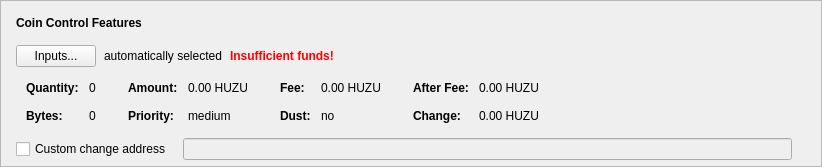
       <widget class="QFrame" name="frameCoinControl">
        <property name="sizePolicy">
         <sizepolicy hsizetype="Expanding" vsizetype="Expanding">
          <horstretch>0</horstretch>
          <verstretch>0</verstretch>
         </sizepolicy>
        </property>
        <property name="maximumSize">
         <size>
          <width>16777215</width>
          <height>16777215</height>
         </size>
        </property>
        <property name="frameShape">
         <enum>QFrame::StyledPanel</enum>
        </property>
        <property name="frameShadow">
         <enum>QFrame::Sunken</enum>
        </property>
        <layout class="QVBoxLayout" name="verticalLayoutCoinControl2">
         <property name="spacing">
          <number>5</number>
         </property>
         <property name="leftMargin">
          <number>5</number>
         </property>
         <property name="topMargin">
          <number>5</number>
         </property>
         <property name="rightMargin">
          <number>5</number>
         </property>
         <property name="bottomMargin">
          <number>5</number>
         </property>
         <item>
          <layout class="QVBoxLayout" name="verticalLayoutCoinControl" stretch="0,0,0,0,1">
           <property name="spacing">
            <number>0</number>
           </property>
           <property name="leftMargin">
            <number>10</number>
           </property>
           <property name="topMargin">
            <number>10</number>
           </property>
           <item>
            <layout class="QHBoxLayout" name="horizontalLayoutCoinControl1">
             <property name="bottomMargin">
              <number>15</number>
             </property>
             <item>
              <widget class="QLabel" name="labelCoinControlFeatures">
               <property name="sizePolicy">
                <sizepolicy hsizetype="Preferred" vsizetype="Maximum">
                 <horstretch>0</horstretch>
                 <verstretch>0</verstretch>
                </sizepolicy>
               </property>
               <property name="font">
                <font>
                 <weight>75</weight>
                 <bold>true</bold>
                </font>
               </property>
               <property name="styleSheet">
                <string notr="true">font-weight:bold;</string>
               </property>
               <property name="text">
                <string>Coin Control Features</string>
               </property>
              </widget>
             </item>
            </layout>
           </item>
           <item>
            <layout class="QHBoxLayout" name="horizontalLayoutCoinControl2" stretch="0,0,0,0">
             <property name="spacing">
              <number>8</number>
             </property>
             <property name="bottomMargin">
              <number>10</number>
             </property>
             <item>
              <widget class="QPushButton" name="pushButtonCoinControl">
               <property name="styleSheet">
                <string notr="true"/>
               </property>
               <property name="text">
                <string>Inputs...</string>
               </property>
               <property name="autoDefault">
                <bool>false</bool>
               </property>
              </widget>
             </item>
             <item>
              <widget class="QLabel" name="labelCoinControlAutomaticallySelected">
               <property name="text">
                <string>automatically selected</string>
               </property>
               <property name="margin">
                <number>5</number>
               </property>
              </widget>
             </item>
             <item>
              <widget class="QLabel" name="labelCoinControlInsuffFunds">
               <property name="font">
                <font>
                 <weight>75</weight>
                 <bold>true</bold>
                </font>
               </property>
               <property name="styleSheet">
                <string notr="true">color:red;font-weight:bold;</string>
               </property>
               <property name="text">
                <string>Insufficient funds!</string>
               </property>
               <property name="margin">
                <number>5</number>
               </property>
              </widget>
             </item>
             <item>
              <spacer name="horizontalSpacerCoinControl">
               <property name="orientation">
                <enum>Qt::Horizontal</enum>
               </property>
               <property name="sizeHint" stdset="0">
                <size>
                 <width>40</width>
                 <height>1</height>
                </size>
               </property>
              </spacer>
             </item>
            </layout>
           </item>
           <item>
            <widget class="QWidget" name="widgetCoinControl" native="true">
             <property name="sizePolicy">
              <sizepolicy hsizetype="Preferred" vsizetype="Preferred">
               <horstretch>0</horstretch>
               <verstretch>0</verstretch>
              </sizepolicy>
             </property>
             <property name="minimumSize">
              <size>
               <width>0</width>
               <height>0</height>
              </size>
             </property>
             <property name="styleSheet">
              <string notr="true"/>
             </property>
             <layout class="QHBoxLayout" name="horizontalLayoutCoinControl5">
              <property name="leftMargin">
               <number>0</number>
              </property>
              <property name="topMargin">
               <number>0</number>
              </property>
              <property name="rightMargin">
               <number>0</number>
              </property>
              <property name="bottomMargin">
               <number>0</number>
              </property>
              <item>
               <layout class="QHBoxLayout" name="horizontalLayoutCoinControl3" stretch="0,0,0,1">
                <property name="spacing">
                 <number>20</number>
                </property>
                <property name="topMargin">
                 <number>0</number>
                </property>
                <property name="bottomMargin">
                 <number>10</number>
                </property>
                <item>
                 <layout class="QFormLayout" name="formLayoutCoinControl1">
                  <property name="horizontalSpacing">
                   <number>10</number>
                  </property>
                  <property name="verticalSpacing">
                   <number>14</number>
                  </property>
                  <property name="leftMargin">
                   <number>10</number>
                  </property>
                  <property name="topMargin">
                   <number>4</number>
                  </property>
                  <property name="rightMargin">
                   <number>6</number>
                  </property>
                  <item row="0" column="0">
                   <widget class="QLabel" name="labelCoinControlQuantityText">
                    <property name="font">
                     <font>
                      <weight>75</weight>
                      <bold>true</bold>
                     </font>
                    </property>
                    <property name="text">
                     <string>Quantity:</string>
                    </property>
                    <property name="margin">
                     <number>0</number>
                    </property>
                   </widget>
                  </item>
                  <item row="0" column="1">
                   <widget class="QLabel" name="labelCoinControlQuantity">
                    <property name="cursor">
                     <cursorShape>IBeamCursor</cursorShape>
                    </property>
                    <property name="contextMenuPolicy">
                     <enum>Qt::ActionsContextMenu</enum>
                    </property>
                    <property name="text">
                     <string notr="true">0</string>
                    </property>
                    <property name="margin">
                     <number>0</number>
                    </property>
                    <property name="textInteractionFlags">
                     <set>Qt::LinksAccessibleByMouse|Qt::TextSelectableByKeyboard|Qt::TextSelectableByMouse</set>
                    </property>
                   </widget>
                  </item>
                  <item row="1" column="0">
                   <widget class="QLabel" name="labelCoinControlBytesText">
                    <property name="font">
                     <font>
                      <weight>75</weight>
                      <bold>true</bold>
                     </font>
                    </property>
                    <property name="text">
                     <string>Bytes:</string>
                    </property>
                   </widget>
                  </item>
                  <item row="1" column="1">
                   <widget class="QLabel" name="labelCoinControlBytes">
                    <property name="cursor">
                     <cursorShape>IBeamCursor</cursorShape>
                    </property>
                    <property name="contextMenuPolicy">
                     <enum>Qt::ActionsContextMenu</enum>
                    </property>
                    <property name="text">
                     <string notr="true">0</string>
                    </property>
                    <property name="textInteractionFlags">
                     <set>Qt::LinksAccessibleByMouse|Qt::TextSelectableByKeyboard|Qt::TextSelectableByMouse</set>
                    </property>
                   </widget>
                  </item>
                 </layout>
                </item>
                <item>
                 <layout class="QFormLayout" name="formLayoutCoinControl2">
                  <property name="horizontalSpacing">
                   <number>10</number>
                  </property>
                  <property name="verticalSpacing">
                   <number>14</number>
                  </property>
                  <property name="leftMargin">
                   <number>6</number>
                  </property>
                  <property name="topMargin">
                   <number>4</number>
                  </property>
                  <property name="rightMargin">
                   <number>6</number>
                  </property>
                  <item row="0" column="0">
                   <widget class="QLabel" name="labelCoinControlAmountText">
                    <property name="font">
                     <font>
                      <weight>75</weight>
                      <bold>true</bold>
                     </font>
                    </property>
                    <property name="text">
                     <string>Amount:</string>
                    </property>
                    <property name="margin">
                     <number>0</number>
                    </property>
                   </widget>
                  </item>
                  <item row="0" column="1">
                   <widget class="QLabel" name="labelCoinControlAmount">
                    <property name="cursor">
                     <cursorShape>IBeamCursor</cursorShape>
                    </property>
                    <property name="contextMenuPolicy">
                     <enum>Qt::ActionsContextMenu</enum>
                    </property>
                    <property name="text">
                     <string notr="true">0.00 HUZU</string>
                    </property>
                    <property name="textInteractionFlags">
                     <set>Qt::LinksAccessibleByMouse|Qt::TextSelectableByKeyboard|Qt::TextSelectableByMouse</set>
                    </property>
                   </widget>
                  </item>
                  <item row="1" column="0">
                   <widget class="QLabel" name="labelCoinControlPriorityText">
                    <property name="font">
                     <font>
                      <weight>75</weight>
                      <bold>true</bold>
                     </font>
                    </property>
                    <property name="text">
                     <string>Priority:</string>
                    </property>
                   </widget>
                  </item>
                  <item row="1" column="1">
                   <widget class="QLabel" name="labelCoinControlPriority">
                    <property name="cursor">
                     <cursorShape>IBeamCursor</cursorShape>
                    </property>
                    <property name="contextMenuPolicy">
                     <enum>Qt::ActionsContextMenu</enum>
                    </property>
                    <property name="text">
                     <string notr="true">medium</string>
                    </property>
                    <property name="textInteractionFlags">
                     <set>Qt::LinksAccessibleByMouse|Qt::TextSelectableByKeyboard|Qt::TextSelectableByMouse</set>
                    </property>
                   </widget>
                  </item>
                 </layout>
                </item>
                <item>
                 <layout class="QFormLayout" name="formLayoutCoinControl3">
                  <property name="horizontalSpacing">
                   <number>10</number>
                  </property>
                  <property name="verticalSpacing">
                   <number>14</number>
                  </property>
                  <property name="leftMargin">
                   <number>6</number>
                  </property>
                  <property name="topMargin">
                   <number>4</number>
                  </property>
                  <property name="rightMargin">
                   <number>6</number>
                  </property>
                  <item row="0" column="0">
                   <widget class="QLabel" name="labelCoinControlFeeText">
                    <property name="font">
                     <font>
                      <weight>75</weight>
                      <bold>true</bold>
                     </font>
                    </property>
                    <property name="text">
                     <string>Fee:</string>
                    </property>
                    <property name="margin">
                     <number>0</number>
                    </property>
                   </widget>
                  </item>
                  <item row="0" column="1">
                   <widget class="QLabel" name="labelCoinControlFee">
                    <property name="cursor">
                     <cursorShape>IBeamCursor</cursorShape>
                    </property>
                    <property name="contextMenuPolicy">
                     <enum>Qt::ActionsContextMenu</enum>
                    </property>
                    <property name="text">
                     <string notr="true">0.00 HUZU</string>
                    </property>
                    <property name="textInteractionFlags">
                     <set>Qt::LinksAccessibleByMouse|Qt::TextSelectableByKeyboard|Qt::TextSelectableByMouse</set>
                    </property>
                   </widget>
                  </item>
                  <item row="1" column="0">
                   <widget class="QLabel" name="labelCoinControlLowOutputText">
                    <property name="font">
                     <font>
                      <weight>75</weight>
                      <bold>true</bold>
                     </font>
                    </property>
                    <property name="text">
                     <string>Dust:</string>
                    </property>
                   </widget>
                  </item>
                  <item row="1" column="1">
                   <widget class="QLabel" name="labelCoinControlLowOutput">
                    <property name="cursor">
                     <cursorShape>IBeamCursor</cursorShape>
                    </property>
                    <property name="contextMenuPolicy">
                     <enum>Qt::ActionsContextMenu</enum>
                    </property>
                    <property name="text">
                     <string notr="true">no</string>
                    </property>
                    <property name="textInteractionFlags">
                     <set>Qt::LinksAccessibleByMouse|Qt::TextSelectableByKeyboard|Qt::TextSelectableByMouse</set>
                    </property>
                   </widget>
                  </item>
                 </layout>
                </item>
                <item>
                 <layout class="QFormLayout" name="formLayoutCoinControl4">
                  <property name="horizontalSpacing">
                   <number>10</number>
                  </property>
                  <property name="verticalSpacing">
                   <number>14</number>
                  </property>
                  <property name="leftMargin">
                   <number>6</number>
                  </property>
                  <property name="topMargin">
                   <number>4</number>
                  </property>
                  <property name="rightMargin">
                   <number>6</number>
                  </property>
                  <item row="0" column="0">
                   <widget class="QLabel" name="labelCoinControlAfterFeeText">
                    <property name="font">
                     <font>
                      <weight>75</weight>
                      <bold>true</bold>
                     </font>
                    </property>
                    <property name="text">
                     <string>After Fee:</string>
                    </property>
                    <property name="margin">
                     <number>0</number>
                    </property>
                   </widget>
                  </item>
                  <item row="0" column="1">
                   <widget class="QLabel" name="labelCoinControlAfterFee">
                    <property name="cursor">
                     <cursorShape>IBeamCursor</cursorShape>
                    </property>
                    <property name="contextMenuPolicy">
                     <enum>Qt::ActionsContextMenu</enum>
                    </property>
                    <property name="text">
                     <string notr="true">0.00 HUZU</string>
                    </property>
                    <property name="textInteractionFlags">
                     <set>Qt::LinksAccessibleByMouse|Qt::TextSelectableByKeyboard|Qt::TextSelectableByMouse</set>
                    </property>
                   </widget>
                  </item>
                  <item row="1" column="0">
                   <widget class="QLabel" name="labelCoinControlChangeText">
                    <property name="font">
                     <font>
                      <weight>75</weight>
                      <bold>true</bold>
                     </font>
                    </property>
                    <property name="text">
                     <string>Change:</string>
                    </property>
                   </widget>
                  </item>
                  <item row="1" column="1">
                   <widget class="QLabel" name="labelCoinControlChange">
                    <property name="cursor">
                     <cursorShape>IBeamCursor</cursorShape>
                    </property>
                    <property name="contextMenuPolicy">
                     <enum>Qt::ActionsContextMenu</enum>
                    </property>
                    <property name="text">
                     <string notr="true">0.00 HUZU</string>
                    </property>
                    <property name="textInteractionFlags">
                     <set>Qt::LinksAccessibleByMouse|Qt::TextSelectableByKeyboard|Qt::TextSelectableByMouse</set>
                    </property>
                   </widget>
                  </item>
                 </layout>
                </item>
               </layout>
              </item>
             </layout>
            </widget>
           </item>
           <item>
            <layout class="QHBoxLayout" name="horizontalLayoutCoinControl4" stretch="0,0,0">
             <property name="spacing">
              <number>12</number>
             </property>
             <property name="sizeConstraint">
              <enum>QLayout::SetDefaultConstraint</enum>
             </property>
             <property name="topMargin">
              <number>5</number>
             </property>
             <property name="rightMargin">
              <number>5</number>
             </property>
             <item>
              <widget class="QCheckBox" name="checkBoxCoinControlChange">
               <property name="toolTip">
                <string>If this is activated, but the change address is empty or invalid, change will be sent to a newly generated address.</string>
               </property>
               <property name="text">
                <string>Custom change address</string>
               </property>
              </widget>
             </item>
             <item>
              <widget class="QValidatedLineEdit" name="lineEditCoinControlChange">
               <property name="enabled">
                <bool>false</bool>
               </property>
               <property name="sizePolicy">
                <sizepolicy hsizetype="Expanding" vsizetype="Fixed">
                 <horstretch>0</horstretch>
                 <verstretch>0</verstretch>
                </sizepolicy>
               </property>
              </widget>
             </item>
             <item>
              <widget class="QLabel" name="labelCoinControlChangeLabel">
               <property name="sizePolicy">
                <sizepolicy hsizetype="Preferred" vsizetype="Expanding">
                 <horstretch>0</horstretch>
                 <verstretch>0</verstretch>
                </sizepolicy>
               </property>
               <property name="minimumSize">
                <size>
                 <width>0</width>
                 <height>0</height>
                </size>
               </property>
               <property name="text">
                <string/>
               </property>
               <property name="margin">
                <number>3</number>
               </property>
              </widget>
             </item>
            </layout>
           </item>
           <item>
            <spacer name="verticalSpacerCoinControl">
             <property name="orientation">
              <enum>Qt::Vertical</enum>
             </property>
             <property name="sizeHint" stdset="0">
              <size>
               <width>800</width>
               <height>1</height>
              </size>
             </property>
            </spacer>
           </item>
          </layout>
         </item>
        </layout>
       </widget>
